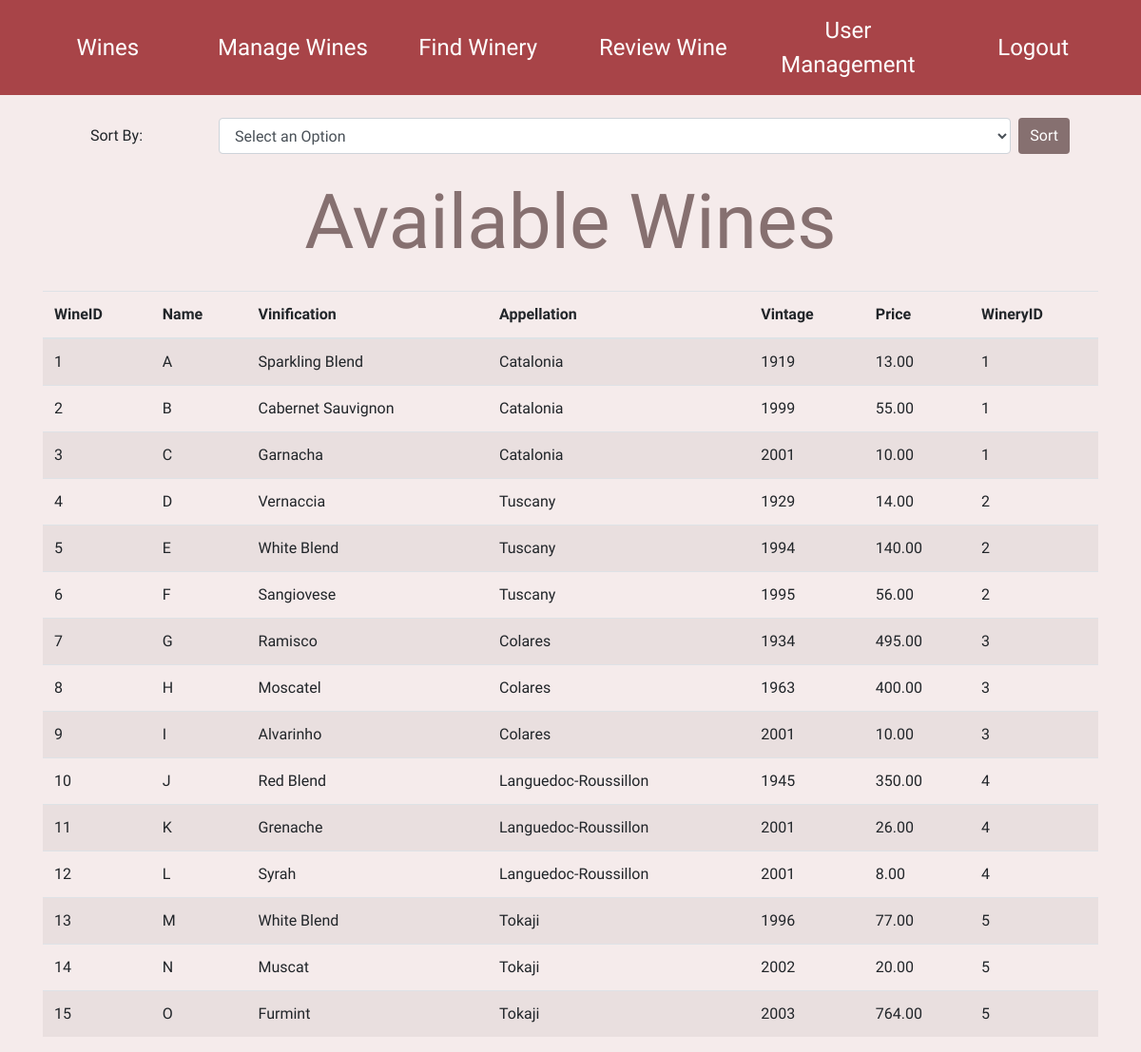
Page /wines.php on the committed database.
### tables this page shows
CREATE TABLE COS221_Wines (
  WineID INT PRIMARY KEY AUTO_INCREMENT,
  Name VARCHAR(255) NOT NULL,
  Vinification VARCHAR(255) NOT NULL,
  Appellation VARCHAR(255) NOT NULL,
  Vintage INT NOT NULL,
  Price DECIMAL(10,2) NOT NULL CHECK (Price >= 0),
  WineryID INT,
  FOREIGN KEY (WineryID) REFERENCES COS221_Winery(WineryID) ON DELETE CASCADE
);

### wines.php (the view, shortened to what this page needs)
<?php
Class Database{
    public static function instance() {
        static $instance = null;
        global $db_host, $db_user, $db_pass, $db_name;
        if($instance === null)
            $instance = new Database($db_host, $db_user, $db_pass, $db_name);
        return $instance;
    }
    private function __construct($db_host, $db_user, $db_pass, $db_name) {
        $this->conn = new mysqli($db_host, $db_user, $db_pass, $db_name);
    }
}
$db = Database::instance();
$result = $db->conn->query("SELECT * FROM COS221_Wines ORDER BY Name;");
?>
<!doctype html>
<html>
<head>
    <link rel="stylesheet" href="https://maxcdn.bootstrapcdn.com/bootstrap/4.0.0/css/bootstrap.min.css">
</head>
<body>
    <?php require_once("header.php"); ?>
    <div class="container">
        <form action="./wines.php" method="POST" class="my-4" id="sortForm">
            <div class="form-group row">
                <label for="sortOption" class="col-sm-2 col-form-label">Sort By:</label>
                <div class="col-sm-10 col-12">
                    <div class="d-flex">
                        <select id="sortOption" name="sort" class="form-control">
                            <option value="">Select an Option</option>
                        </select>
                        <button id="SortPrice" type="submit" class="btn btn-primary ml-2">Sort</button>
                    </div>
                </div>
            </div>
        </form>
        <main>
            <h1 class="mb-4">Available Wines</h1>
            <table class="table table-striped">
                <thead>
                    <tr>
                        <th>WineID</th>
                        <th>Name</th>
                        <th>Vinification</th>
                        <th>Appellation</th>
                        <th>Vintage</th>
                        <th>Price</th>
                        <th>WineryID</th>
                    </tr>
                </thead>
                <tbody>
                    <?php
                        if ($result) {
                            while ($row = $result->fetch_row()) {
                                echo "<tr><td>" . $row[0] ."</td><td>". $row[1] ."</td><td>". $row[2] ."</td><td>". $row[3] ."</td><td>". $row[4] ."</td><td>". $row[5] ."</td><td>". $row[6] ."</td></tr>";
                            }
                        } else {
                            echo "<tr><td colspan='7'><p>No results found</p></td></tr>";
                        }
                    ?>
                </tbody>
            </table>
        </main>
    </div>
</body>
</html>

### style.css (style rules this page uses)
* { font-family: 'Geologica', sans-serif !important; }
body { background-color: #F5EBEB; }
h1 { color: #867070; font-size: 5rem; text-align: center; }
form > label, form > button, form > * { width: 100%; text-align: center; justify-content: center; }
.btn-primary { background-color: #867070; border: white }
button { outline: none !important; border: none !important; }

### rows in the picture
cos221_wines: WineID "1", Name "A", Vinification "Sparkling Blend", Appellation "Catalonia", Vintage "1919", Price "13.00", WineryID "1"
cos221_wines: WineID "2", Name "B", Vinification "Cabernet Sauvignon", Appellation "Catalonia", Vintage "1999", Price "55.00", WineryID "1"
cos221_wines: WineID "3", Name "C", Vinification "Garnacha", Appellation "Catalonia", Vintage "2001", Price "10.00", WineryID "1"
cos221_wines: WineID "4", Name "D", Vinification "Vernaccia", Appellation "Tuscany", Vintage "1929", Price "14.00", WineryID "2"
cos221_wines: WineID "5", Name "E", Vinification "White Blend", Appellation "Tuscany", Vintage "1994", Price "140.00", WineryID "2"
cos221_wines: WineID "6", Name "F", Vinification "Sangiovese", Appellation "Tuscany", Vintage "1995", Price "56.00", WineryID "2"
cos221_wines: WineID "7", Name "G", Vinification "Ramisco", Appellation "Colares", Vintage "1934", Price "495.00", WineryID "3"
cos221_wines: WineID "8", Name "H", Vinification "Moscatel", Appellation "Colares", Vintage "1963", Price "400.00", WineryID "3"
cos221_wines: WineID "9", Name "I", Vinification "Alvarinho", Appellation "Colares", Vintage "2001", Price "10.00", WineryID "3"
cos221_wines: WineID "10", Name "J", Vinification "Red Blend", Appellation "Languedoc-Roussillon", Vintage "1945", Price "350.00", WineryID "4"
cos221_wines: WineID "11", Name "K", Vinification "Grenache", Appellation "Languedoc-Roussillon", Vintage "2001", Price "26.00", WineryID "4"
cos221_wines: WineID "12", Name "L", Vinification "Syrah", Appellation "Languedoc-Roussillon", Vintage "2001", Price "8.00", WineryID "4"
cos221_wines: WineID "13", Name "M", Vinification "White Blend", Appellation "Tokaji", Vintage "1996", Price "77.00", WineryID "5"
cos221_wines: WineID "14", Name "N", Vinification "Muscat", Appellation "Tokaji", Vintage "2002", Price "20.00", WineryID "5"
cos221_wines: WineID "15", Name "O", Vinification "Furmint", Appellation "Tokaji", Vintage "2003", Price "764.00", WineryID "5"
